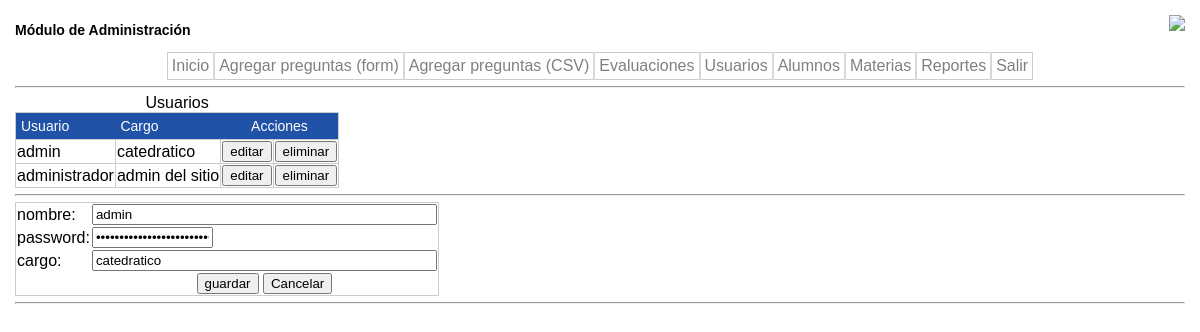
Screenshot of /admin/users.php?action=editar&id=1&nombre=admin&password=ee10c315eba2c75b403ea99136f5b48d&cargo=catedratico with the database file from the repository.
### tables this page shows
CREATE TABLE IF NOT EXISTS `tusuarios` (
  `idusuario` int(11) NOT NULL AUTO_INCREMENT,
  `nombre` char(20) NOT NULL DEFAULT '',
  `passwd` char(64) NOT NULL,
  `cargo` char(35) NOT NULL DEFAULT '',
  PRIMARY KEY (`idusuario`),
  UNIQUE KEY `UC_adminid` (`idusuario`)
);

### admin/users.php (the view, shortened to what this page needs)
<?php
if ($_SESSION['user']="admin"){
	require_once ('config.inc.php');
	echo "
	<html>
	<head>
		<title>".AppTitle." - ".AdminModule."</title>
		<meta http-equiv=\"Content-Type\" content=\"text/html; charset=iso-8859-1\">
		<link href=\"../css/estilo.css\" rel=\"stylesheet\" content=\"text/css\">
		<script language=\"javascript\" src=\"js/md5.js\"></script>
	</head>
	<body>";
include ('menu.php');
class modusuarios {
	function consultar($action="agregar", $id="", $nombre="", $pass="", $cargo="") {
			$query = "SELECT * FROM tusuarios";
			$req = mysql_query($query);
			echo "<table border=1>
				<caption> Usuarios </caption>
				<tr>
					  <td class=\"bgblue\">Usuario </td>
					  <td class=\"bgblue\">Cargo</td>
					  <td class=\"bgblue\" align=\"center\" colspan=\"2\">Acciones</td>
				</tr>";
		while ($row=mysql_fetch_object($req)){
			echo "<tr>
							<td>".$row->nombre."</td>
							<td>".$row->cargo."</td>
					 		<td><input type=\"button\" onclick=\"location='users.php?action=editar&id=".$row->idusuario."&nombre=".$row->nombre."&password=".$row->passwd."&cargo=".$row->cargo."'\" value=\"editar\" /></td>
							 <td><input type=\"button\" onclick=\"if(confirm('¿Desea eliminar el usuario seleccionado?')) location='users.php?action=borrar&id=".$row->idusuario."'\" value=\"eliminar\" /></td>
						 </tr>";
				}
			echo "</table><hr>
						<form name=\"frmagregar\" method=\"post\" action=\"users.php?action=$action\">
						<input type=\"hidden\" name=\"id\" value=\"".$id."\">
							<table border=0>
								<tr><td>nombre: </td> <td><input type=\"text\" name=\"nombre\" value=\"".$nombre."\" size=\"40\"></td></tr>
								<tr><td>password:</td> <td><input type=\"password\" name=\"password\" value=\"".$pass."\" size=\"12\"></td></tr>
								<tr><td>cargo:</td> <td><input type=\"text\" name=\"cargo\" value=\"".$cargo."\" size=\"40\"></td></tr>
								<tr><td></td>
										<td align=\"center\"><input type=\"submit\" name=\"agregar\" value=\"".$action."\">
										<input type=\"button\" onclick=\"location='users.php';\" value=\"Cancelar\" /></td></tr>
							</table><hr>
						</form>";
			echo"</body>";
		}
		function editar($action, $id, $nombre, $password, $cargo){
			return $this->consultar($action, $id, $nombre, $password, $cargo);
		}
	}
	if(isset($_REQUEST['action'])) {
		$action = $_REQUEST['action'];
		$id = $_REQUEST['id'];
		if(isset($_REQUEST['nombre']))
			$nombre = $_REQUEST['nombre'];
		if(isset($_REQUEST['cargo']))
			$password = $_REQUEST['password'];
		if(isset($_REQUEST['cargo']))
			$cargo = $_REQUEST['cargo'];
	}
	else {
		$action = "consultar";
		$id = '';
		$nombre = '';
		$password	= '';
		$cargo= '';
	}
	$usuarios = new modusuarios();
	if($action == "consultar") {
		 $usuarios->consultar("agregar", $id, $nombre, $password, $cargo);
	}
	else
	if ($action == "agregar") {
			print $usuarios->agregar($nombre, $password, $cargo);
		}
		else if ($action == "editar") {
					print $usuarios->editar("guardar", $id, $nombre, $password, $cargo);
				}
	}
else{
	header('Location: login.php');
	}
?>

### css/estilo.css (style rules this page uses)
table { border: 1px solid #ccc; border-collapse:collapse; }
body { background: #fff; margin: 15px; font-family: verdana,helvetica,arial,sans-serif; font-size: 12px; }
.bgblue { background-color: #2053A7; color:#ffffff; font-family:arial,sans-serif; font-size:14px; padding:5px; border: none; }

### rows the page displays
tusuarios: nombre "admin", cargo "catedratico"
tusuarios: nombre "administrador", cargo "admin del sitio"

### other values shown
AdminModule "Módulo de Administración"
Home "Inicio"
AddQuestionsForm "Agregar preguntas (form)"
AddQuestionsCSV "Agregar preguntas (CSV)"
MakeQP "Evaluaciones"
ManUsers "Usuarios"
